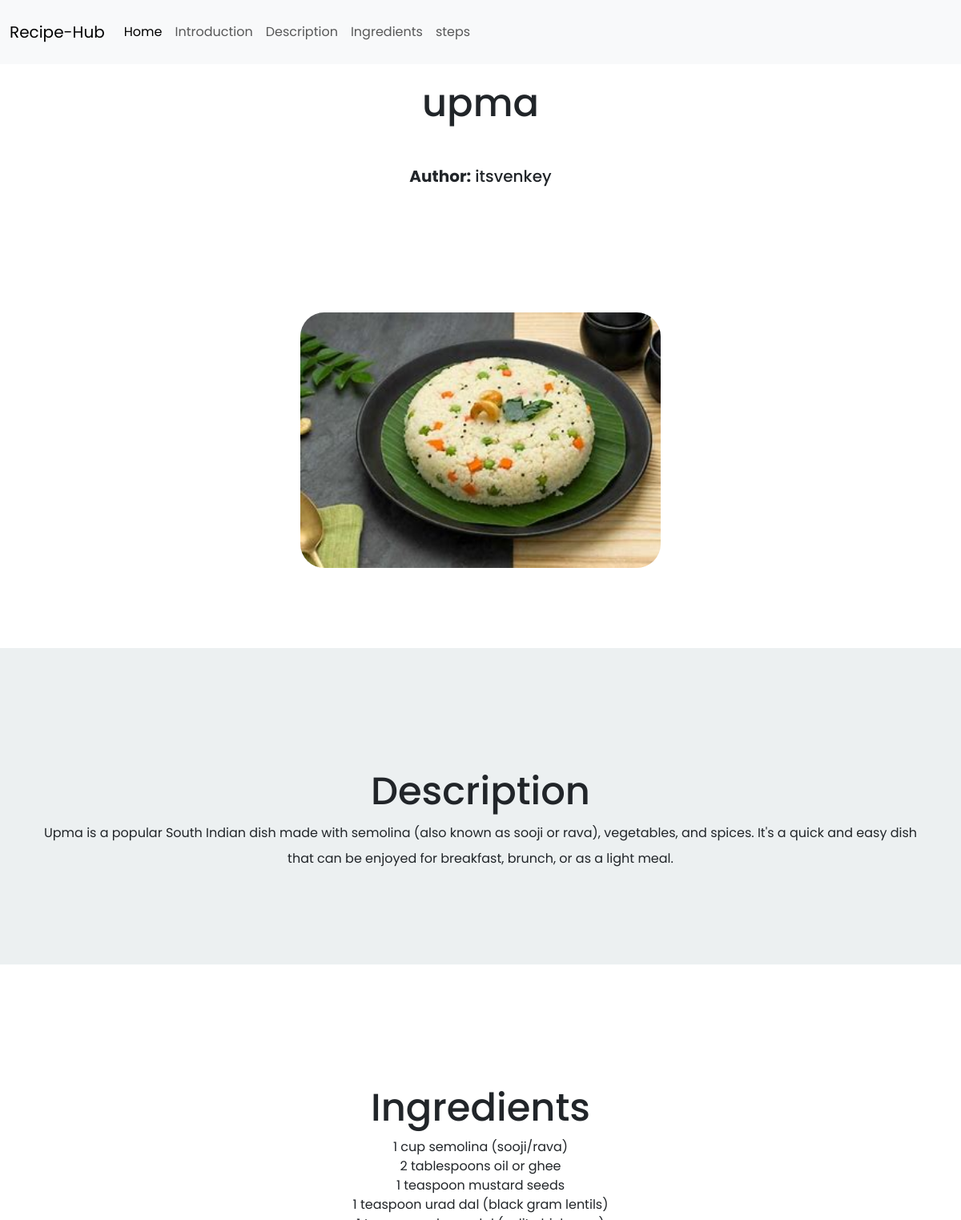
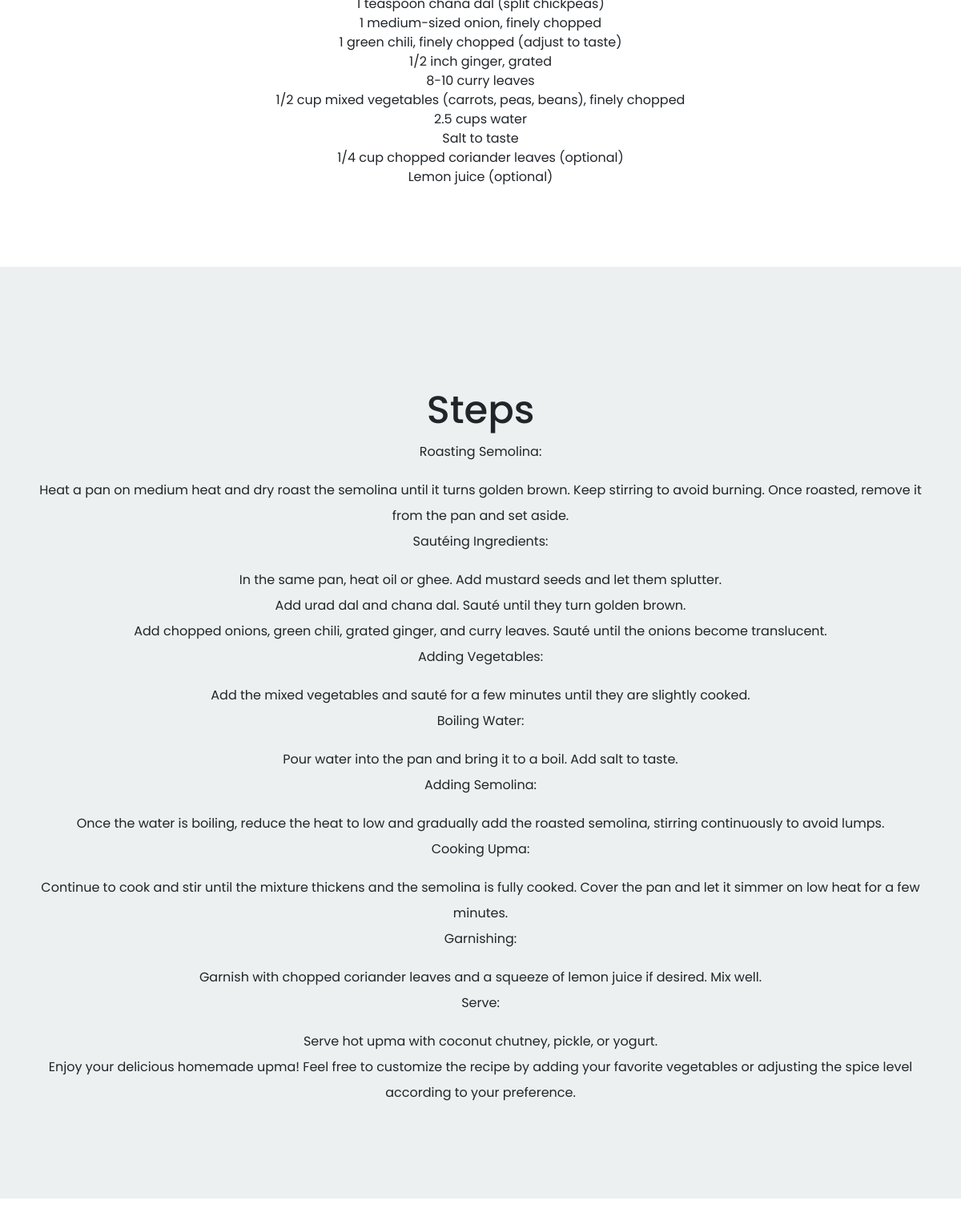
The app's page /details/16/ with its own data (2 pictures, top to bottom).
### webapp/models.py (models this page shows, shortened)
class recipe(models.Model):
    name = models.CharField(max_length=100)
    author = models.ForeignKey(User,on_delete=models.CASCADE,)
    ingredients = models.TextField()
    steps = models.TextField()
    description = models.TextField()
    created_on = models.DateTimeField(auto_now_add = True)
    image = models.ImageField(upload_to='recipe_images/')

### webapp/views.py (the view)
# urls.py: path('details/<int:pk>/',details,name='details'),
def details(request,pk):
    recipe_detail = recipe.objects.get(id = pk)
    context ={
        'recipe_detail':recipe_detail
    }
    return render(request,'webapp/details.html',context)

### webapp/templates/webapp/details.html (shortened to what this page needs)
{% extends 'webapp/base.html' %}
{% block navbar %}
    {% include 'webapp/details_navbar.html' %}
{% endblock %}
{% block page_title %}
    <body style="margin-top: 100px;">
        <div class="container mt-5">
            <h1>{{ recipe_detail.name }}</h1>
        </div>
        <div class="container text-center">
            <h5><strong>Author:</strong> {{ recipe_detail.author }}</h5>
        </div>
    </body>
{% endblock %}
{% block page_content %}
    <head>
    </head>
    <body>
        <div class="section">
            <div class="container">
                <img src="{{ recipe_detail.image.url }}" alt="">
            </div>
        </div>
        <div id="description" class="section bg-light">
            <div class="container text-center">
                <h1>Description</h1>
                <div>
                    {{ recipe_detail.description | linebreaks }}
                </div>
            </div>
        </div>
        <div id="ingredients" class="section">
            <div class="container text-center">
                <h1>Ingredients</h1>
                <div>
                    {{ recipe_detail.ingredients | linebreaksbr }}
                </div>
            </div>
        </div>
        <div id="steps" class="section bg-light">
            <div class="container text-center">
                <h1>Steps</h1>
                <div>
                    {{ recipe_detail.steps | linebreaks }}
                </div>
            </div>
        </div>
    </body>
{% endblock %}

### webapp/templates/webapp/base.html (style rules this page uses)
body { font-family: "Poppins", sans-serif; }
html { scroll-behavior: smooth; padding-bottom: 50px; }

### webapp/templates/webapp/details.html (style rules this page uses)
img { width: 100%; max-width: 450px; height: auto; margin: auto; display: block; border-radius: 30px; }
.container { margin-top: 50px; }
h1 { text-align: center; }
p { line-height: 2rem; }
body { scroll-behavior: smooth; }
.section { padding: 100px 0; }

### records on screen
recipe: name "upma", author "itsvenkey", image (picture), description "Upma is a popular South Indian dish made with semolina (also known as sooji or rava), vegetables, and spices. It's a quick and easy dish that can be enjoyed for breakfast, brunch, or as a light meal.", ingredients "1 cup semolina (sooji/rava) 2 tablespoons oil or ghee 1 teaspoon mustard seeds 1 teaspoon urad dal (black gram lentils) 1 teaspoon chana dal (split chickpeas) 1 medium-sized onion, finely chopped 1 green chili, finely chopped (adjust to taste) 1/2 inch ginger, grated 8-10 curry leaves 1/2 cup mixed vegetables (carrots, peas, beans), finely chopped 2.5 cups water Salt to taste 1/4 cup chopped coriander leaves (optional) Lemon juice (optional)", steps "Roasting Semolina: Heat a pan on medium heat and dry roast the semolina until it turns golden brown. Keep stirring to avoid burning. Once roasted, remove it from the pan and set aside. Sautéing Ingredients: In the same pan, heat oil or ghee. Add mustard seeds and let them splutter. Add urad dal and chana dal. Sauté until they turn golden brown. Add chopped onions, green chili, grated ginger, and curry leaves. Sauté until the onions become translucent. Adding Vegetables: Add the mixed vegetables and sauté for a few minutes until they are slightly cooked. Boiling Water: Pour water into the pan and bring it to a boil. Add salt to taste. Adding Semolina: Once the water is boiling, reduce the…"
